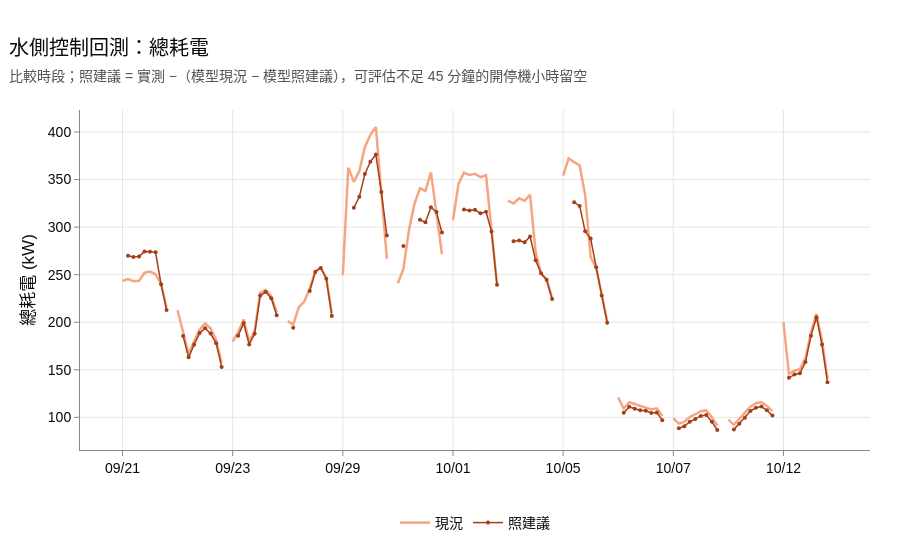

Source (notebook cell):
### Code cell
# 回測時間序列：照建議（台數＋出水）前後的總耗電；比較時段，照建議只畫可評估的小時
total_saving = step_saving["S1"] + step_saving["S2"] + step_saving["S3"]
# 實測 −（模型現況 − 模型照建議）
kw_after = (
    hourly.KW_ACT - bt.by_hour(total_saving, units).reindex(hourly.index)
).where(comparable)
tick_labels, plot_data = by_day(
    pd.DataFrame(
        {
            "meter": hourly.KW_ACT[comparable],
            "after": kw_after[comparable],
        }
    )
)
fig = go.Figure()
fig.add_trace(
    go.Scatter(
        x=tick_labels,
        y=plot_data["meter"],
        mode="lines",
        name="現況",
        line=dict(color="#f5a582", width=2.5),
        hovertemplate="現況 %{y:.0f} kW<extra></extra>",
    )
)
fig.add_trace(
    go.Scatter(
        x=tick_labels,
        y=plot_data["after"],
        mode="lines+markers",
        name="照建議",
        line=dict(color="#a33f17", width=1.5),
        marker=dict(size=4),  # 前後小時無法評估時，單一小時以點呈現
        hovertemplate="照建議 %{y:.0f} kW<extra></extra>",
    )
)
fig.update_yaxes(title_text="總耗電 (kW)")
hour_axis(fig, tick_labels)
fig.update_layout(hovermode="x unified")
show(
    fig,
    "水側控制回測：總耗電",
    f"比較時段；照建議 = 實測 −（模型現況 − 模型照建議），"
    f"可評估不足 {MIN_STEADY} 分鐘的開停機小時留空",
    legend="bottom",
    height=550,
)

### Figure 1 — Plotly figure (JSON) as saved in the notebook; plotly's stock layout.template omitted (floating-point values rounded to 4 significant figures; data arrays with more than 128 entries replaced by an {"elided": "..."} marker saying what was removed)
{"data": [{"hovertemplate": "現況 %{y:.0f} kW<extra></extra>", "line": {"color": "#f5a582", "width": 2.5}, "mode": "lines", "name": "現況", "type": "scatter", "x": {"elided": "129 str values"}, "y": {"elided": "129 float values"}}, {"hovertemplate": "照建議 %{y:.0f} kW<extra></extra>", "line": {"color": "#a33f17", "width": 1.5}, "marker": {"size": 4}, "mode": "lines+markers", "name": "照建議", "type": "scatter", "x": {"elided": "129 str values"}, "y": {"elided": "129 float values"}}], "layout": {"height": 550, "hovermode": "x unified", "legend": {"orientation": "h", "x": 0.5, "xanchor": "center", "y": 0.02, "yanchor": "bottom", "yref": "container"}, "margin": {"b": 100}, "title": {"subtitle": {"text": "比較時段；照建議 = 實測 −（模型現況 − 模型照建議），可評估不足 45 分鐘的開停機小時留空"}, "text": "水側控制回測：總耗電"}, "xaxis": {"tickangle": 0, "ticktext": ["09/21", "09/23", "09/29", "10/01", "10/05", "10/07", "10/12"], "tickvals": ["09/21 08:00", "09/23 08:00", "09/29 08:00", "10/01 08:00", "10/05 08:00", "10/07 08:00", "10/12 08:00"], "type": "category"}, "yaxis": {"title": {"text": "總耗電 (kW)"}}}}
